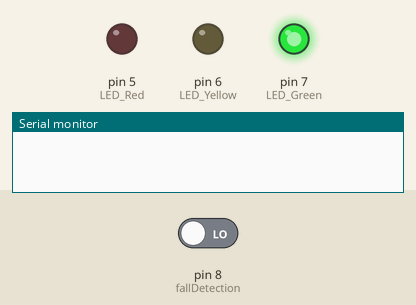
A sketch run on a simulated Arduino Uno, built with avr-gcc and run on an emulated ATmega328P. Parts: output pins drawn as LEDs (lit = HIGH), the last lines printed to the serial monitor. Inputs (shaded band) come from the test bench; at power-on: pin 8 (fallDetection) LOW.

Above: at 1.2 s.
1.3 s: pin 8 (fallDetection) driven HIGH
At 1.9 s:
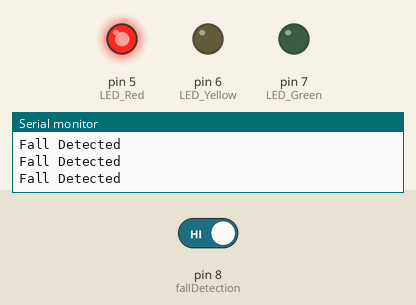
2.8 s: pin 8 (fallDetection) driven LOW
At 3.3 s:
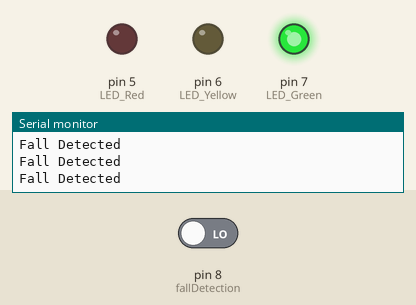
Timing chart, 0 to 5.8 s (numbered marks = the images above; inputs shaded):
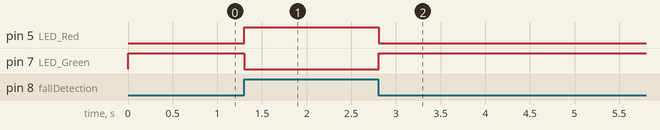

The sketch:

falldetection.ino
```cpp
int LED_Green = 7;
int LED_Yellow = 6;
int LED_Red = 5;
int fallDetection = 8;

void setup() {
  // put your setup code here, to run once:
  Serial.begin(9600);
  pinMode(LED_Green,OUTPUT);
  pinMode(LED_Yellow,OUTPUT);
  pinMode(LED_Red,OUTPUT);
  pinMode(fallDetection,INPUT);

}

void loop() {
  // put your main code here, to run repeatedly:
  int Fall = digitalRead(fallDetection);

  if(Fall == 1){
    digitalWrite(LED_Green,LOW);
    digitalWrite(LED_Yellow,LOW);
    digitalWrite(LED_Red,HIGH);
    Serial.println("Fall Detected");
  }
  else
  {
    digitalWrite(LED_Green,HIGH);
    digitalWrite(LED_Yellow,LOW);
    digitalWrite(LED_Red,LOW);
  }
}
```

Measured:
- after the input at 1.3 s, pin 5 (LED_Red): LOW → HIGH at once; pin 7 (LED_Green): HIGH → LOW at once
- after the input at 2.8 s, pin 5 (LED_Red): HIGH → LOW at once; pin 7 (LED_Green): LOW → HIGH at once
